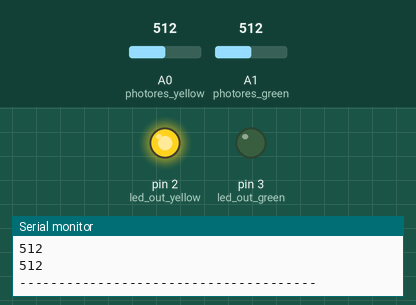
Simulated run of this sketch. Board: Arduino Uno, built with avr-gcc and run on an emulated ATmega328P. Parts: output pins drawn as LEDs (lit = HIGH), the last lines printed to the serial monitor. The test bench sets the inputs (shaded band); at power-on: A1 (photores_green) = 512, A0 (photores_yellow) = 512.

Above: at 1.3 s.
1.4 s: A1 (photores_green) set to 522
At 2.7 s:
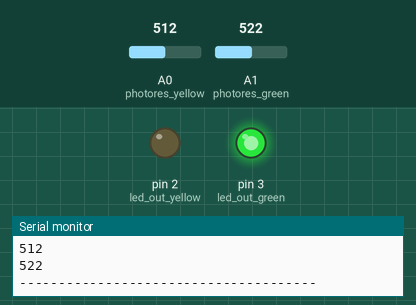
3.0 s: A1 (photores_green) set to 511
At 4.2 s:
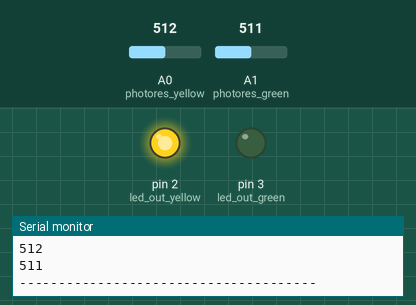
4.5 s: A1 (photores_green) set to 716
At 5.4 s:
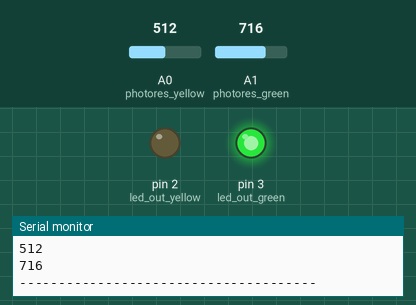
Timing chart, 0 to 7.5 s (numbered marks = the images above; inputs shaded):
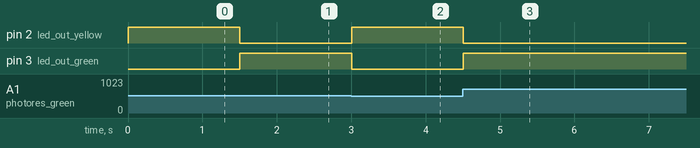

Measured:
- the behaviour switches between 512 and 513 on A1 (photores_green) (found by bisection; images 0 and 1)
- after the input at 1.4 s, pin 2 (led_out_yellow): HIGH → LOW after 0.10 s; pin 3 (led_out_green): LOW → HIGH after 0.10 s
- after the input at 3.0 s, pin 2 (led_out_yellow): LOW → HIGH at once; pin 3 (led_out_green): HIGH → LOW at once
- after the input at 4.5 s, pin 2 (led_out_yellow): HIGH → LOW at once; pin 3 (led_out_green): LOW → HIGH at once

The sketch:

test-03-two-photo-display-led.ino
```cpp
int photores_yellow = A0;
int photores_green = A1;
int led_out_green = 3;
int led_out_yellow = 2;


void setup()
{
  pinMode(photores_yellow, INPUT);
  pinMode(photores_green, INPUT);
  Serial.begin(9600);
  pinMode(led_out_green,OUTPUT);
  pinMode(led_out_yellow,OUTPUT);
}

void loop()
{
  int photoval_read_yellow = analogRead(photores_yellow);
  int photoval_read_green = analogRead(photores_green);

  Serial.println(photoval_read_yellow);
 // delay(5);
  Serial.println(photoval_read_green);
  //delay(5);
  Serial.println("--------------------------------------\n\n");

  if(photoval_read_yellow < photoval_read_green){
    digitalWrite(led_out_green,HIGH);
    digitalWrite(led_out_yellow,LOW);
  }
  else{
    digitalWrite(led_out_green,LOW);
    digitalWrite(led_out_yellow,HIGH);
  }
  delay(500);
}
```
